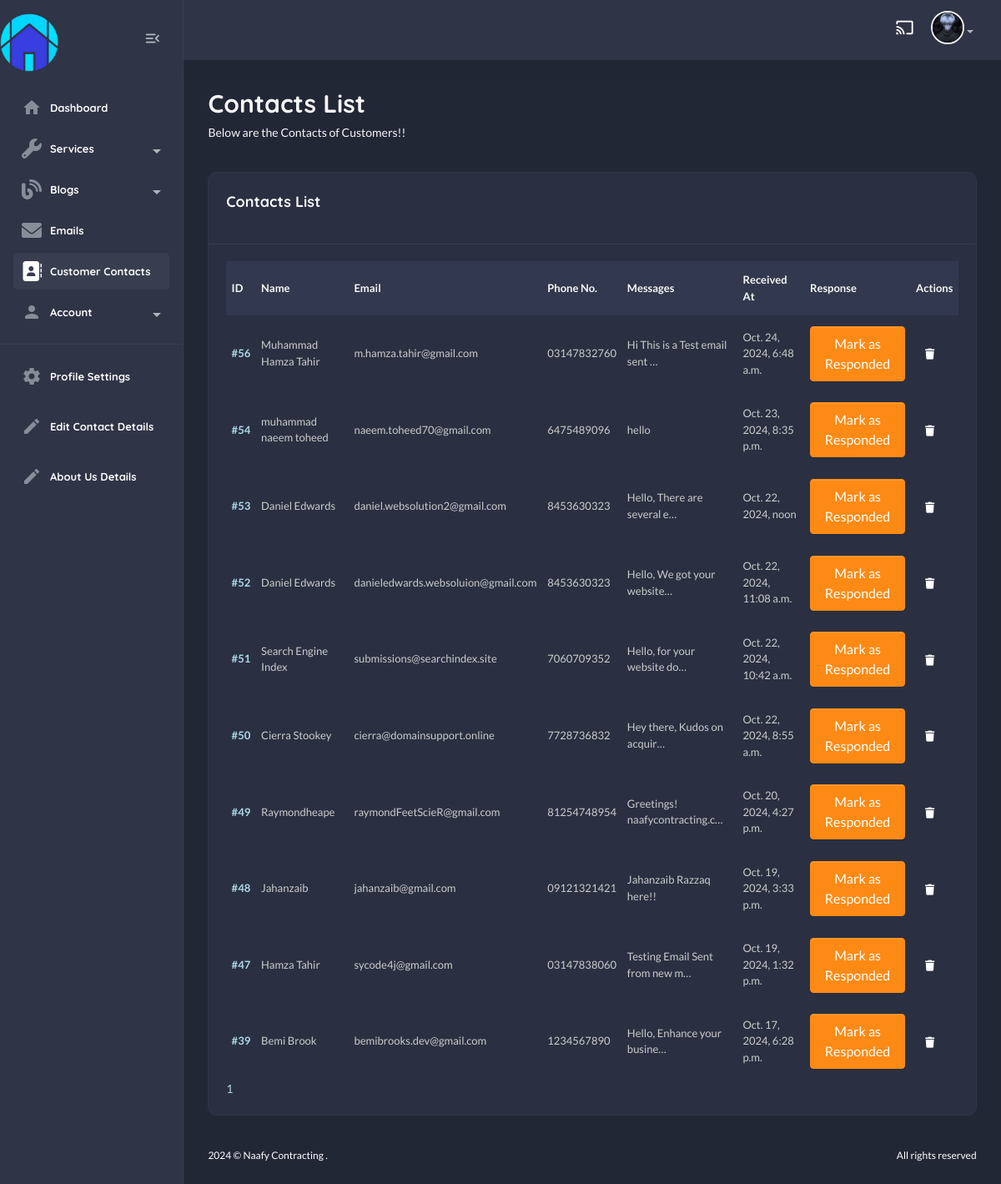
Page /useradmin/contacts/ (signed in) on the earlier database version.
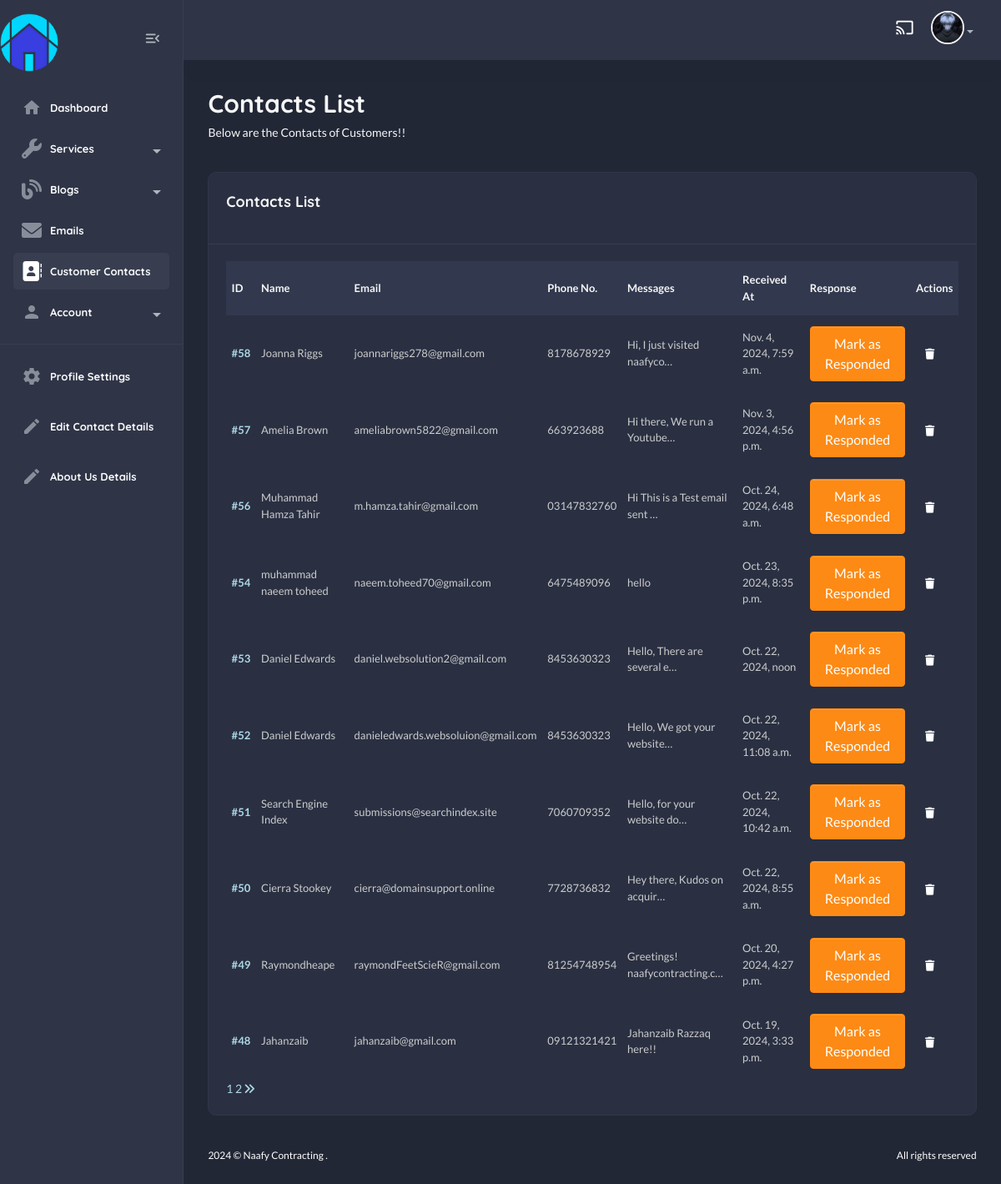
Same page on the later database version.
### contact/models.py (models this page shows, shortened)
class Contact(models.Model):
    name = models.CharField(max_length=100)
    email = models.EmailField(unique=True)
    phone_no = models.CharField(max_length=20, default="+123 456 7890")
    message = models.TextField()
    submitted_at = models.DateTimeField(auto_now_add=True)
    responded = models.BooleanField(default=False)

### useradmin/views.py (the view)
# urls.py: path("contacts/", views.contact_view, name="contact-list"),
@login_required
def contact_view(request):
    contacts = Contact.objects.all().order_by("-id")
    paginator = Paginator(contacts, 10)
    page_number = request.GET.get("page")
    page_obj = paginator.get_page(page_number)
    return render(request, "useradmin/contact-list.html", {"contacts":page_obj})

### home/context_processors.py (called while the page is built)
def default(request):
    contact_details = ContactDetails.objects.first()
    return {
        "contact_details" : contact_details,
    }

### templates/useradmin/contact-list.html (shortened to what the changed rows need)
{% extends "useradmin/base.html" %}
    {% load static %}
        {% block content %}
            <section class="content-main">
                <div class="content-header">
                    <div>
                        <h2 class="content-title card-title">Contacts List</h2>
                    </div>
                </div>
                <div class="card mb-4">
                    <div class="card-body">
                        <div class="table-responsive">
                            <div class="table-responsive">
                                <table class="table align-middle table-nowrap mb-0">
                                    <thead class="table-light">
                                        <tr>
                                            <th class="align-middle" scope="col">ID</th>
                                            <th class="align-middle" scope="col">Name</th>
                                            <th class="align-middle" scope="col">Email</th>
                                            <th class="align-middle" scope="col">Phone No.</th>
                                            <th class="align-middle" scope="col">Messages</th>
                                            <th class="align-middle" scope="col">Received At</th>
                                            <th class="align-middle" scope="col">Response</th>
                                            <th class="align-middle" scope="col">Actions</th>
                                        </tr>
                                    </thead>
                                    <tbody>
                                        {% for c in contacts %}
                                            <tr>
                                                <td><a href="{% url "useradmin:contact-detail" c.id %}" class="fw-bold">#{{c.id}}</a></td>
                                                <td>{{c.name}}</td>
                                                <td>{{c.email}}</td>
                                                <td>{{c.phone_no}}</td>
                                                <td>{{c.message|truncatechars:30}}</td>
                                                <td>{{c.submitted_at}}</td>
                                                <td>
                                                    {% if c.responded %}
                                                        <span class="badge bg-success">Responded</span>
                                                    {% else %}
                                                        <form method="POST" action="{% url "useradmin:contact-response" c.id %}">
                                                            <button type="submit" class="btn btn-warning">Mark as Responded</button>
                                                        </form>
                                                    {% endif %}
                                                </td>
                                                <td>
                                                    <a href="{% url 'useradmin:delete-contact' c.id %}" class="btn btn-sm d-inline"><i class="fas fa-trash"></i></a>
                                                </td>
                                            </tr>
                                        {% endfor %}
                                    </tbody>
                                </table>
                            </div>
                        </div>
                        {% if contacts %}
                            <div class="row">
                                <div class="col-lg-12">
                                    <div class="blog__pagination">
                                        {% for num in contacts.paginator.page_range %}
                                            {% if contacts.number == num %}
                                                <a href="?page={{ num }}" class="active">{{ num }}</a>
                                            {% else %}
                                                <a href="?page={{ num }}">{{ num }}</a>
                                            {% endif %}
                                        {% endfor %}
                                        {% if contacts.has_next %}
                                            <a href="?page={{ contacts.next_page_number }}"><i class="fa fa-angle-double-right"></i></a>
                                        {% endif %}
                                    </div>
                                </div>
                            </div>
                        {% endif %}
                    </div>
                </div>
            </section>
{% endblock content %}

### templates/useradmin/base.html (shortened to what the changed rows need)
{% load static %}
<!DOCTYPE html>
<html lang="en">
    <head>
        <link href="{% static 'assets1/css/main.css' %}" rel="stylesheet" type="text/css" />
        <link rel="stylesheet" href="https://use.fontawesome.com/releases/v5.15.4/css/all.css">
        <link rel="stylesheet" href="{% static 'css/custom.css' %}" type="text/css">
        <link rel="stylesheet" href="https://cdnjs.cloudflare.com/ajax/libs/font-awesome/6.0.0/css/all.min.css">
    </head>
    <body class="dark">
        <aside class="navbar-aside" id="offcanvas_aside">
            <div class="d-flex justify-content-center align-items-center">
                <a href="{% url 'home:home' %}" target="_blank" class="brand-wrap">
                    <img src="{% static 'img/logo.png' %}" class="logo mr-100 mt-3" width="70px" alt="Naafy Dashboard" />
                </a>
            </div>
                    <li class="menu-item {% url 'useradmin:dashboard' as dashboard_url %} {% if request.path == dashboard_url %}active{% endif %}">
                    </li>
                    <li class="menu-item {% url 'useradmin:email-list' as email_list_url %} {% if request.path == email_list_url %}active{% endif %}">
                    </li>
                    <li class="menu-item {% url 'useradmin:contact-list' as contact_list_url %} {% if request.path == contact_list_url %}active{% endif %}">
                    </li>
        </aside>
        <main class="main-wrap">
            {% block content %}
            {% endblock content %}
        </main>
    </body>
</html>

Differences in the rows shown:
no longer on this page (row unchanged): Contact: id "47", name "Hamza Tahir", email "sycode4j@gmail.com", phone_no "03147838060", message "Testing Email Sent from new m…", submitted_at "Oct. 19, 2024, 1:32 p.m.", responded "Mark as Responded"
no longer on this page (row unchanged): Contact: id "39", name "Bemi Brook", email "bemibrooks.dev@gmail.com", phone_no "1234567890", message "Hello, Enhance your busine…", submitted_at "Oct. 17, 2024, 6:28 p.m.", responded "Mark as Responded"
added Contact: id "58", name "Joanna Riggs", email "joannariggs278@gmail.com", phone_no "8178678929", message "Hi, I just visited naafyco…", submitted_at "Nov. 4, 2024, 7:59 a.m.", responded "Mark as Responded"
added Contact: id "57", name "Amelia Brown", email "ameliabrown5822@gmail.com", phone_no "663923688", message "Hi there, We run a Youtube…", submitted_at "Nov. 3, 2024, 4:56 p.m.", responded "Mark as Responded"
Other differences:
new list line: "2"
